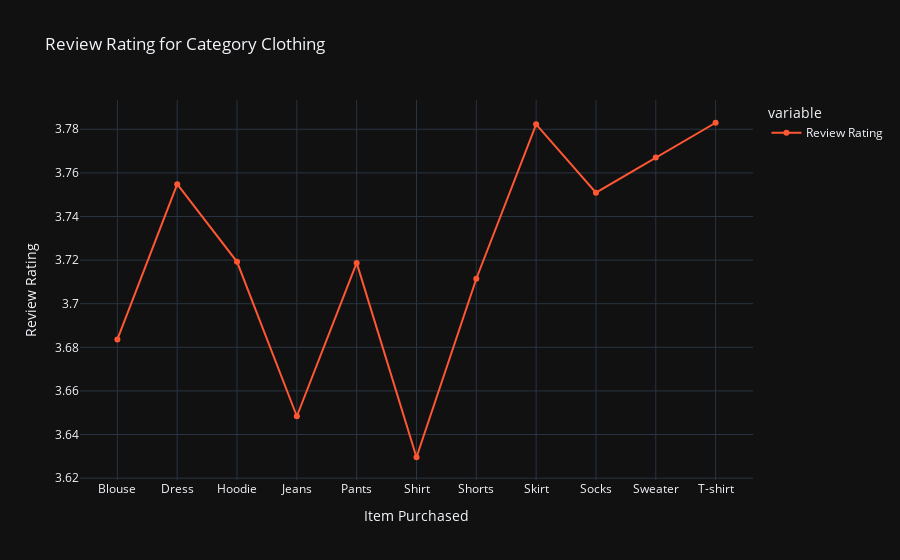
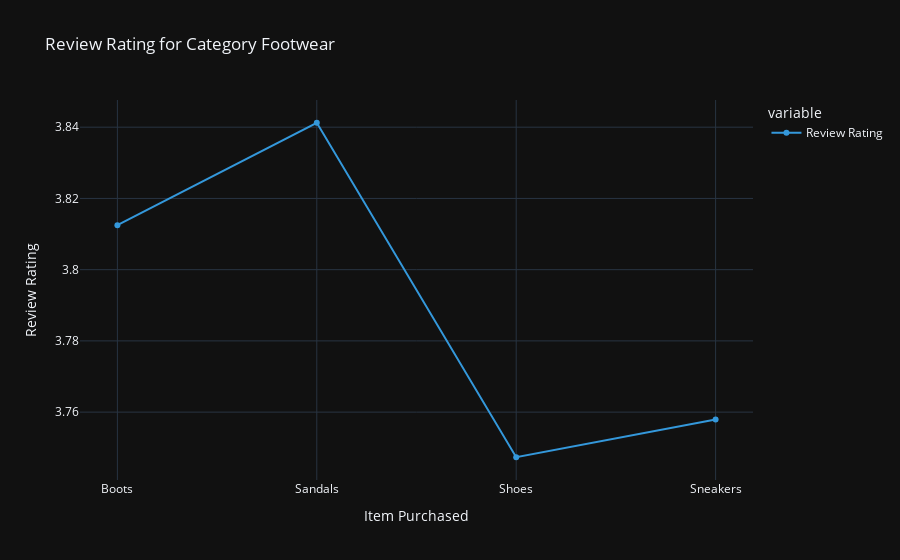
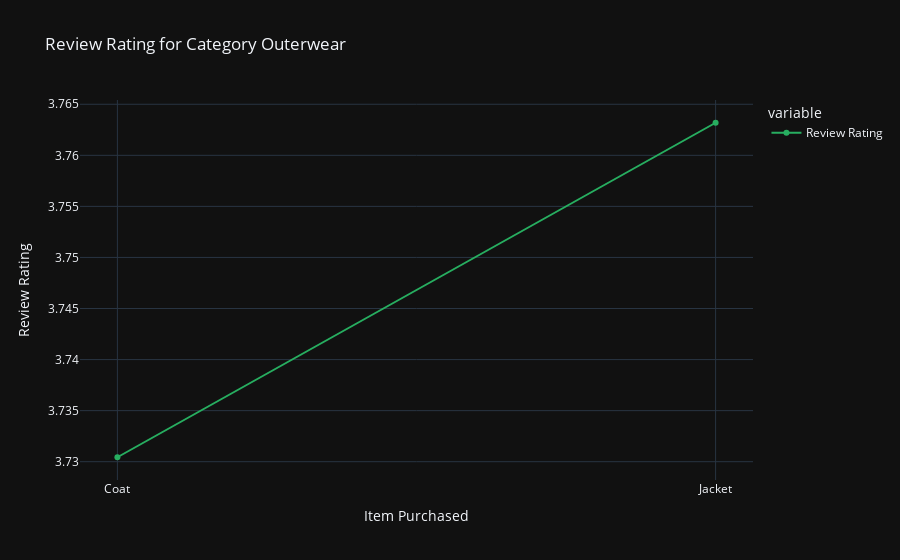

Source (notebook cell) for these figures, in order:
### Code cell
category = df['Category'].unique().tolist()
colors = ['#FF5733', '#3498db', '#27ae60', '#f39c12']
j=0
for c in category:
    iplot(px.line(df_Category_Review_Rating.get(c),
                  template='plotly_dark',
                  color_discrete_sequence=[colors[j]],
                  markers=True,
                  labels={'value':'Review Rating'},
                  title=f'Review Rating for Category {c}'
                  ))
    j+=1

### Figure 1 — Plotly figure (JSON) as saved in the notebook; plotly's stock layout.template omitted (floating-point values rounded to 4 significant figures)
{"data": [{"hovertemplate": "variable=Review Rating<br>Item Purchased=%{x}<br>Review Rating=%{y}<extra></extra>", "legendgroup": "Review Rating", "line": {"color": "#FF5733", "dash": "solid"}, "marker": {"symbol": "circle"}, "mode": "lines+markers", "name": "Review Rating", "orientation": "v", "showlegend": true, "type": "scatter", "x": ["Blouse", "Dress", "Hoodie", "Jeans", "Pants", "Shirt", "Shorts", "Skirt", "Socks", "Sweater", "T-shirt"], "xaxis": "x", "y": [3.684, 3.755, 3.719, 3.648, 3.719, 3.63, 3.711, 3.782, 3.751, 3.767, 3.783], "yaxis": "y"}], "layout": {"legend": {"title": {"text": "variable"}, "tracegroupgap": 0}, "title": {"text": "Review Rating for Category Clothing"}, "xaxis": {"anchor": "y", "domain": [0, 1], "title": {"text": "Item Purchased"}}, "yaxis": {"anchor": "x", "domain": [0, 1], "title": {"text": "Review Rating"}}}}

### Figure 2 — Plotly figure (JSON) as saved in the notebook; plotly's stock layout.template omitted (floating-point values rounded to 4 significant figures)
{"data": [{"hovertemplate": "variable=Review Rating<br>Item Purchased=%{x}<br>Review Rating=%{y}<extra></extra>", "legendgroup": "Review Rating", "line": {"color": "#3498db", "dash": "solid"}, "marker": {"symbol": "circle"}, "mode": "lines+markers", "name": "Review Rating", "orientation": "v", "showlegend": true, "type": "scatter", "x": ["Boots", "Sandals", "Shoes", "Sneakers"], "xaxis": "x", "y": [3.812, 3.841, 3.747, 3.758], "yaxis": "y"}], "layout": {"legend": {"title": {"text": "variable"}, "tracegroupgap": 0}, "title": {"text": "Review Rating for Category Footwear"}, "xaxis": {"anchor": "y", "domain": [0, 1], "title": {"text": "Item Purchased"}}, "yaxis": {"anchor": "x", "domain": [0, 1], "title": {"text": "Review Rating"}}}}

### Figure 3 — Plotly figure (JSON) as saved in the notebook; plotly's stock layout.template omitted (floating-point values rounded to 4 significant figures)
{"data": [{"hovertemplate": "variable=Review Rating<br>Item Purchased=%{x}<br>Review Rating=%{y}<extra></extra>", "legendgroup": "Review Rating", "line": {"color": "#27ae60", "dash": "solid"}, "marker": {"symbol": "circle"}, "mode": "lines+markers", "name": "Review Rating", "orientation": "v", "showlegend": true, "type": "scatter", "x": ["Coat", "Jacket"], "xaxis": "x", "y": [3.73, 3.763], "yaxis": "y"}], "layout": {"legend": {"title": {"text": "variable"}, "tracegroupgap": 0}, "title": {"text": "Review Rating for Category Outerwear"}, "xaxis": {"anchor": "y", "domain": [0, 1], "title": {"text": "Item Purchased"}}, "yaxis": {"anchor": "x", "domain": [0, 1], "title": {"text": "Review Rating"}}}}
